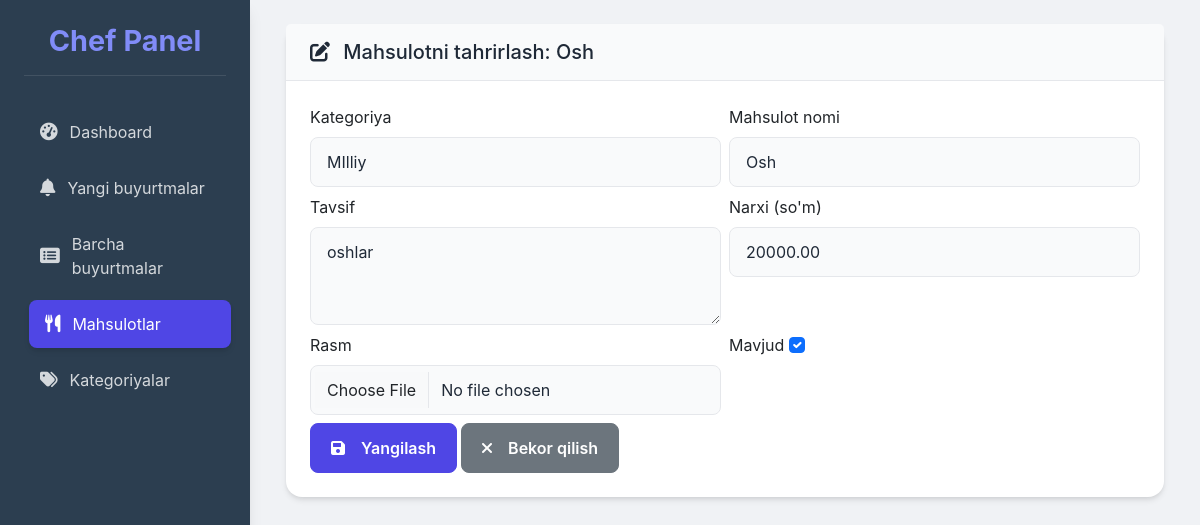
The app's page /products/edit/1/ with its own data.
### chef_panel/models.py (models this page shows, shortened)
class Product(models.Model):
    category = models.ForeignKey(Category, on_delete=models.CASCADE, verbose_name="Kategoriya")
    name = models.CharField(max_length=200, verbose_name="Mahsulot nomi")
    description = models.TextField(blank=True, verbose_name="Tavsif")
    price = models.DecimalField(max_digits=10, decimal_places=2, verbose_name="Narxi (so'm)")
    image = models.ImageField(upload_to='products/', blank=True, null=True, verbose_name="Rasm")
    is_available = models.BooleanField(default=True, verbose_name="Mavjud")
    created_at = models.DateTimeField(auto_now_add=True)
    updated_at = models.DateTimeField(auto_now=True)
    class Meta:
        verbose_name = "Mahsulot"
        verbose_name_plural = "Mahsulotlar"
        ordering = ['category', 'name']

### chef_panel/views.py (the view)
# urls.py: path('products/edit/<int:product_id>/', views.edit_product, name='edit_product'),
def edit_product(request, product_id):
  product = get_object_or_404(Product, id=product_id)
  if request.method == 'POST':
      form = ProductForm(request.POST, request.FILES, instance=product)
      if form.is_valid():
          form.save()
          messages.success(request, 'Mahsulot muvaffaqiyatli yangilandi!')
          return redirect('chef_panel:product_list')
  else:
      form = ProductForm(instance=product)
  context = {'form': form, 'product': product}
  return render(request, 'chef_panel/edit_product.html', context)

### chef_panel/forms.py
class ProductForm(forms.ModelForm):
    class Meta:
        model = Product
        fields = ['category', 'name', 'description', 'price', 'image', 'is_available']
        widgets = {
            'category': forms.Select(attrs={'class': 'form-control'}),
            'name': forms.TextInput(attrs={'class': 'form-control', 'placeholder': 'Mahsulot nomini kiriting'}),
            'description': forms.Textarea(attrs={'class': 'form-control', 'rows': 3, 'placeholder': 'Mahsulot haqida ma\'lumot'}),
            'price': forms.NumberInput(attrs={'class': 'form-control', 'step': '0.01', 'placeholder': '0.00'}),
            'image': forms.FileInput(attrs={'class': 'form-control'}),
            'is_available': forms.CheckboxInput(attrs={'class': 'form-check-input'}),
        }
        labels = {
            'category': 'Kategoriya',
            'name': 'Mahsulot nomi',
            'description': 'Tavsif',
            'price': 'Narxi (so\'m)',
            'image': 'Rasm',
            'is_available': 'Mavjud',
        }

### chef_panel/models.py (called while the page is built)
    def __str__(self):
        return self.name

### templates/chef_panel/edit_product.html (shortened to what this page needs)
{% extends 'base.html' %}
{% block content %}
<div class="card">
    <div class="card-header">
        <h5 class="mb-0">
            <i class="fas fa-edit me-2"></i>
            Mahsulotni tahrirlash: {{ product.name }}
        </h5>
    </div>
    <div class="card-body">
        <form method="post" enctype="multipart/form-data">
            <div class="row g-2">
                {% for field in form %}
                    <div class="col-md-6">
                        <label for="{{ field.id_for_label }}" class="form-label">{{ field.label }}</label>
                        {{ field }}
                    </div>
                {% endfor %}
            </div>
            <div class="d-flex gap-1 mt-2">
                <button type="submit" class="btn btn-primary">
                    <i class="fas fa-save me-2"></i>Yangilash
                </button>
                <a href="{% url 'chef_panel:product_list' %}" class="btn btn-secondary">
                    <i class="fas fa-times me-2"></i>Bekor qilish
                </a>
            </div>
        </form>
    </div>
</div>
{% endblock %}

### templates/base.html (style rules this page uses)
:root { --primary-color: #4f46e5; --primary-light: #818cf8; --secondary-color: #10b981; --accent-color: #f59e0b; --danger-color: #ef4444; --success-color: #22c55e; --warning-color: #f59e0b; --bg-primary: #ffffff; --bg-secondary: #f9fafb; --bg-tertiary: #f3f4f6; --text-primary: #1f2937; --text-secondary: #4b5563; --border-color: #e5e7eb; --border-light: #f3f4f6; --radius-sm: 0.25rem; --radius-md: 0.5rem; --radius-lg: 0.75rem; --radius-xl: 1rem; --radius-full: 9999px; --shadow-sm: 0 1px 2px 0 rgba(0, 0, 0, 0.05); --shadow-md: 0 4px 6px -1px rgba(0, 0, 0, 0.1), 0 2px 4px -1px rgba(0, 0, 0, 0.06); --shadow-lg: 0 10px 15px -3px rgba(0, 0, 0, 0.1), 0 4px 6px -2px rgba(0, 0, 0, 0.05); --shadow-xl: 0 20px 25px -5px rgba(0, 0, 0, 0.1), 0 10px 10px -5px rgba(0, 0, 0, 0.04); --transition-normal: all 0.2s ease-in-out; }
body { font-family: 'Inter', sans-serif; background-color: #f0f2f5; color: var(--text-primary); min-height: 100vh; display: flex; flex-direction: column; }
.card { border: none; border-radius: var(--radius-xl); box-shadow: var(--shadow-md); background-color: var(--bg-primary); margin-bottom: 1.5rem; }
.card-header { background-color: var(--bg-secondary); border-bottom: 1px solid var(--border-color); border-top-left-radius: var(--radius-xl); border-top-right-radius: var(--radius-xl); font-weight: 600; color: var(--text-primary); padding: 1rem 1.5rem; font-size: 1.1rem; }
.card-body { padding: 1.5rem; }
.btn { border-radius: var(--radius-md); font-weight: 600; padding: 0.75rem 1.25rem; transition: var(--transition-normal); display: inline-flex; align-items: center; justify-content: center; gap: 0.5rem; }
.btn-primary { background-color: var(--primary-color); border-color: var(--primary-color); }
.form-control { border-radius: var(--radius-md); border: 1px solid var(--border-color); padding: 0.75rem 1rem; background-color: var(--bg-secondary); color: var(--text-primary); }

### records on screen
Product: name "Osh", form "MIlliy" "Osh" "oshlar" "20000.00" "☑"

### other values on screen
{{ field.label }} "Kategoriya" "Mahsulot nomi" "Tavsif" "Narxi (so'm)" "Rasm" "Mavjud"
